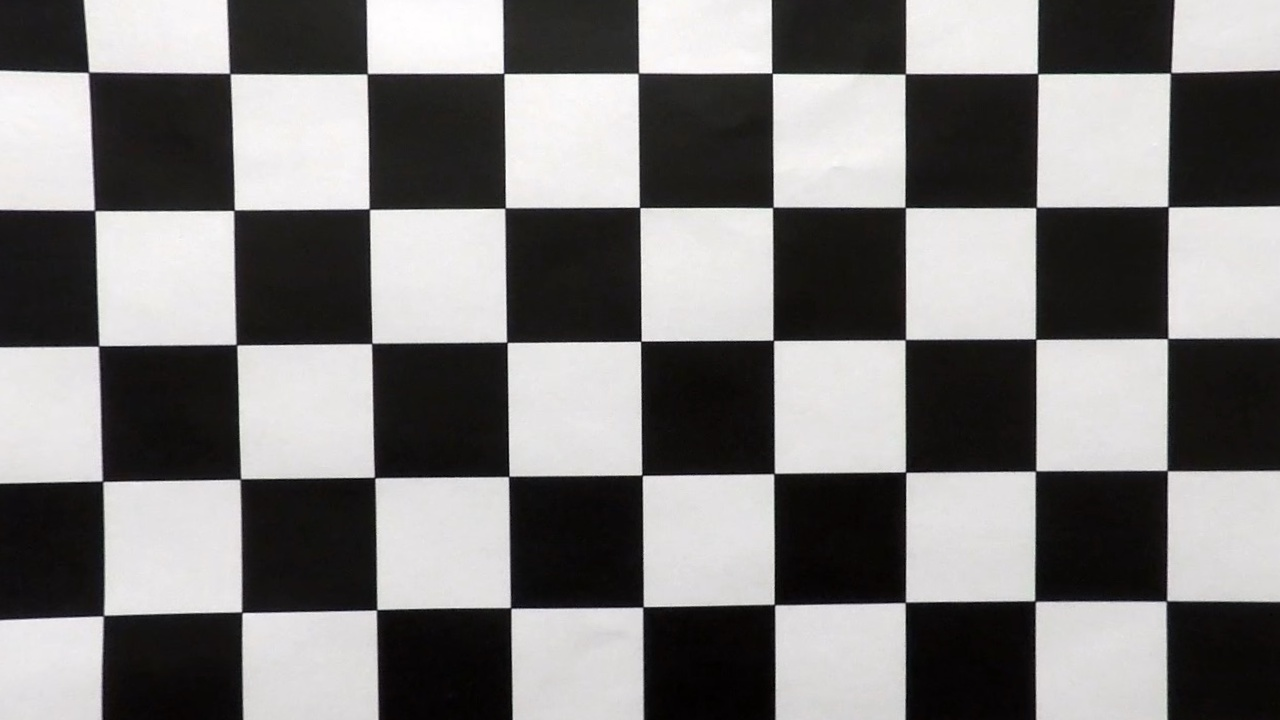
#> input picture myoutput/undistorted_chessboard.jpg, 1280 x 720 px, given in place of calibration1.jpg, which was not available
$ jupyter execute --allow-errors advanced_lane.ipynb   (shell and % lines are left out)   (older library calls are emulated)
#> lines starting #> are read from the running program, lines starting #| are printed output that depends on the picture; pictures that were not available may be replaced by others from this repository, and a replacement may not be noted
[cell 1]
# Define a class to receive the characteristics of each line detection
from collections import deque
class Line():
    def __init__(self,window_size):
        self.detected = deque(maxlen=window_size)    # was the line detected in the last iteration?
        self.right_fit = deque(maxlen=window_size) # [np.array([False])]  # polynomial coefficients for the most recent fit
        self.left_fit = deque(maxlen=window_size) # np.array([0,0,0], dtype='float') # difference in fit coefficients between last and new fits
        self.left_radius = deque(maxlen=window_size)         # radius of curvature of the line in some units
        self.right_radius = deque(maxlen=window_size)         # radius of curvature of the line in some units
        self.line_base_pos = deque(maxlen=window_size)               # distance in meters of vehicle center from the line
        self.left_window_x = deque(maxlen=window_size)
        self.right_window_x = deque(maxlen=window_size)

[cell 2]
import numpy as np
import cv2
import matplotlib.pyplot as plt
import matplotlib.image as mpimg
import pickle
from moviepy.editor import VideoFileClip
from IPython.display import HTML

cal_imgs = ['camera_cal/calibration%d.jpg'%(x) for x in range(1,21)]
straight_imgs = ['test_images/straight_lines%d.jpg'%(x) for x in [1,2]]
test_imgs = ['test_images/test%d.jpg'%(x) for x in range(1,7)]
all_imgs = straight_imgs+test_imgs
nx,ny=9,6
image_shape = (1280, 720) #gray.shape[::-1]
ym_per_pix = 30/720 # meters per pixel in y dimension
xm_per_pix = 3.7/700 # meters per pixel in x dimension
line_history = Line(30)


def get_chessboard_corners(fname):
#> called with fname = 'camera_cal/calibration1.jpg'
    img = cv2.imread(fname)
#> img is the input picture: shape (720, 1280, 3); mean B, G, R 123.3, 123.7, 125.3
    gray = cv2.cvtColor(img, cv2.COLOR_BGR2GRAY)
    ret, corners = cv2.findChessboardCorners(gray, (nx, ny), None)
#> ret = False; corners = None
    if ret == True:
        return corners
    else:
        return None

def calibrate_camera(fnames):
    imgpoints = []
    objpoints_chessboard = np.stack(np.meshgrid(range(9),range(6),range(1)), axis=-1).reshape(-1,3).astype(np.float32)
    objpoints = []
    for fname in fnames:
        new_imgpoints = get_chessboard_corners(fname)
        if new_imgpoints is not None:
            imgpoints.append(new_imgpoints)
            objpoints.append(objpoints_chessboard)
#> pass 2 of the loop in calibrate_camera, `for fname in fnames:`:
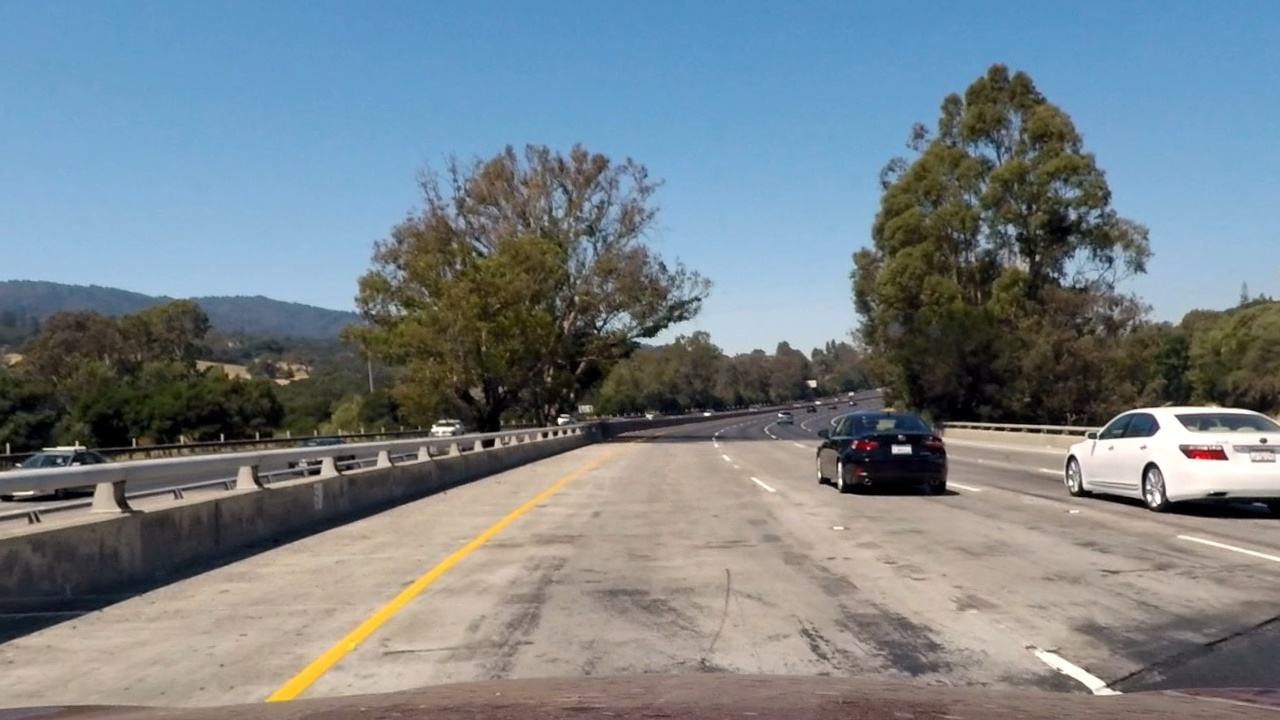
#> input picture myoutput/undistorted_lane_test.jpg, 1280 x 720 px, given in place of calibration2.jpg, which was not available
#> in get_chessboard_corners, img is the input picture: shape (720, 1280, 3); mean B, G, R 136.2, 130, 119.3
#> in get_chessboard_corners (call 2), `gray = cv2.cvtColor(img, cv2.COLOR_BGR2GRAY)`:
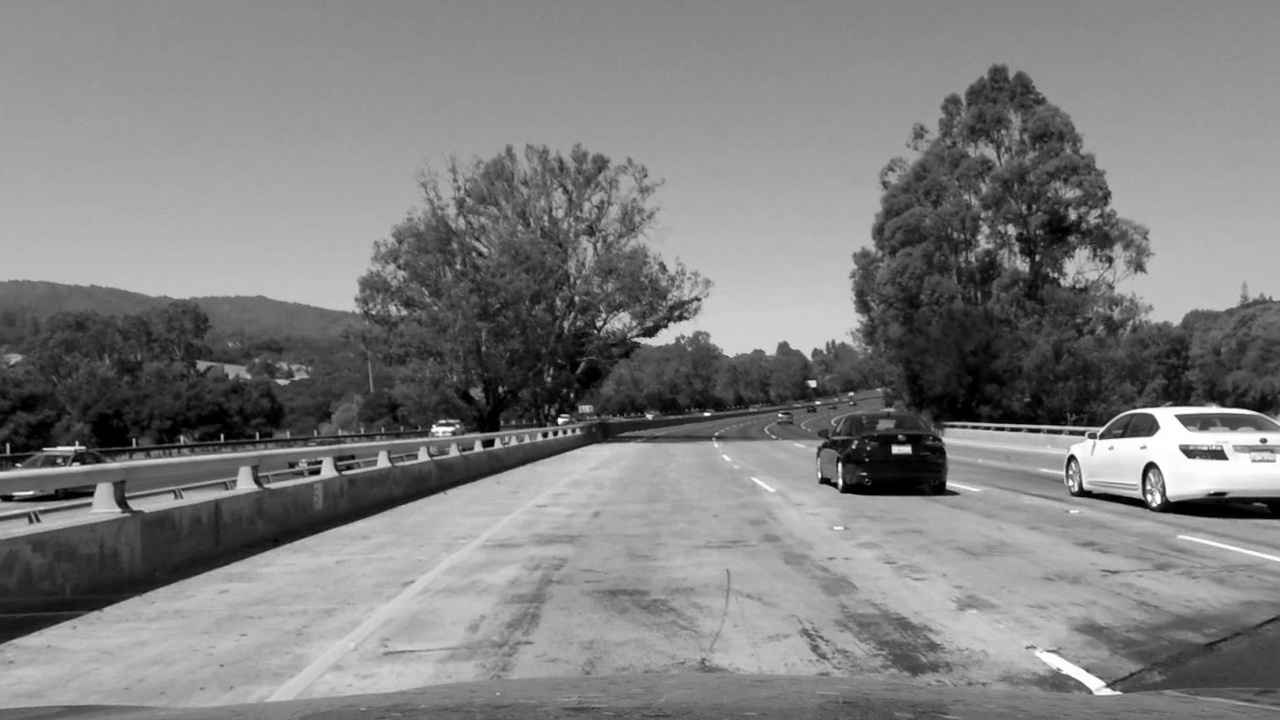
#> gray: shape (720, 1280); min 0, max 255, mean 127.5
    ret, mtx, dist, rvecs, tvecs = cv2.calibrateCamera(objpoints, imgpoints, image_shape, None, None)
    return ret,mtx,dist,rvecs,tvecs

# [9 lines left out: function get_perspective_trf, not called in this run]

def undistort(img,mtx,dist):
    undist_img = cv2.undistort(img, mtx, dist, None, mtx)
    return undist_img


def genvideo(input_video_file,output_video_file,frame_trf):
    test_clip = VideoFileClip(input_video_file)
    new_clip = test_clip.fl_image(frame_trf) #NOTE: this function expects color images!!
    new_clip.write_videofile(output_video_file, audio=False)

def showvideo(vfile):
    vtemplate="""<video width="640" height="300" controls><source src="{0}" type="video/mp4"></video>"""
    return HTML(vtemplate.format(vfile))

# [145 lines left out: functions threshold_img, calc_lane_base, binary_image, draw_windows, get_potential_lane_pixels_by_windowing, get_points_from_windows and 5 more, not called in this run]

def get_ypoints(num_ypoints):
    return np.linspace(0, num_ypoints-1, num_ypoints )

def get_xpoints(fit,ploty):
    return fit[0]*ploty**2 + fit[1]*ploty + fit[2]

# [115 lines left out: functions get_points, fitted_line, draw_lane_lines, draw_lane_region, lane_lines, histogram_image and 4 more, not called in this run]

#> (a cell that did not finish here is left out)

[cell 4]
distorted_chessboard_fname='./camera_cal/calibration1.jpg'
#> distorted_chessboard_fname = './camera_cal/calibration1.jpg'
undistorted_chessboard_fname='./myoutput/undistorted_chessboard.jpg'
distorted_lane_test_fname='./test_images/test1.jpg'
distorted_straight_lane_fname='./test_images/straight_lines1.jpg'
undistorted_lane_test_fname='./myoutput/undistorted_lane_test.jpg'
unwarped_undistorted_lane_test_fname='./myoutput/unwarped_undistorted_lane_test.jpg'
unwarped_undistorted_straight_lane_fname='./myoutput/unwarped_undistorted_straight_lane.jpg'
binary_image_fname='./myoutput/binary_image.jpg'
color_image_with_fitted_line_fname ='./myoutput/color_image_with_fitted_line.jpg'
lane_region_fname='./myoutput/lane_region_marked.jpg'
output_video_fname='myoutput/project_video_with_lane_region.mp4'
input_video_fname='./project_video.mp4'
input_challenge_video_fname='./challenge_video.mp4'
output_challenge_video_fname='myoutput/challenge_video_with_lane_region.mp4'
input_harder_challenge_video_fname='./harder_challenge_video.mp4'
output_harder_challenge_video_fname = 'myoutput/harder_challenge_video_with_lane_region.mp4'

#> (the rest of this cell did not finish here and is left out)

#> (a cell that did not finish here is left out)

[cell 6]
genvideo('project_video.mp4','output_project_video.mp4',lambda x:find_lanes(x,M,Minv))
#> (the call stopped at in genvideo, `test_clip = VideoFileClip(input_video_file)`: moviepy is not available in this run)
showvideo('output_project_video.mp4')

[cell 7]
pts = [np.array([[x,y] for x,y in zip(range(0,500,100),range(1,501,100))]),np.array([[0,512],[100,400],[200,300],[300,200],[400,100],[512,0]])]
img = np.zeros((512,512,3),np.uint8)
#img = np.zeros((512,512,3), np.uint8)
ret = cv2.polylines(img,pts,False,(255,255,255))
cv2.imwrite("out.jpg",img)
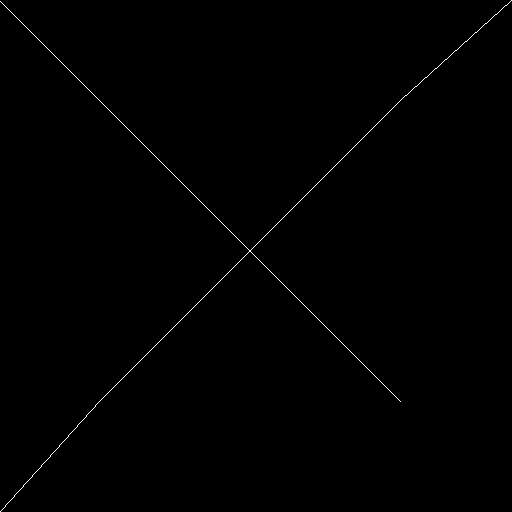
#> saved as out.jpg: shape (512, 512, 3); 0.35% white in thin lines or dots
print(type(ret))
print(ret.shape)
plt.imshow(img)
#> (this line was passed over: IPython is not available in this run)
